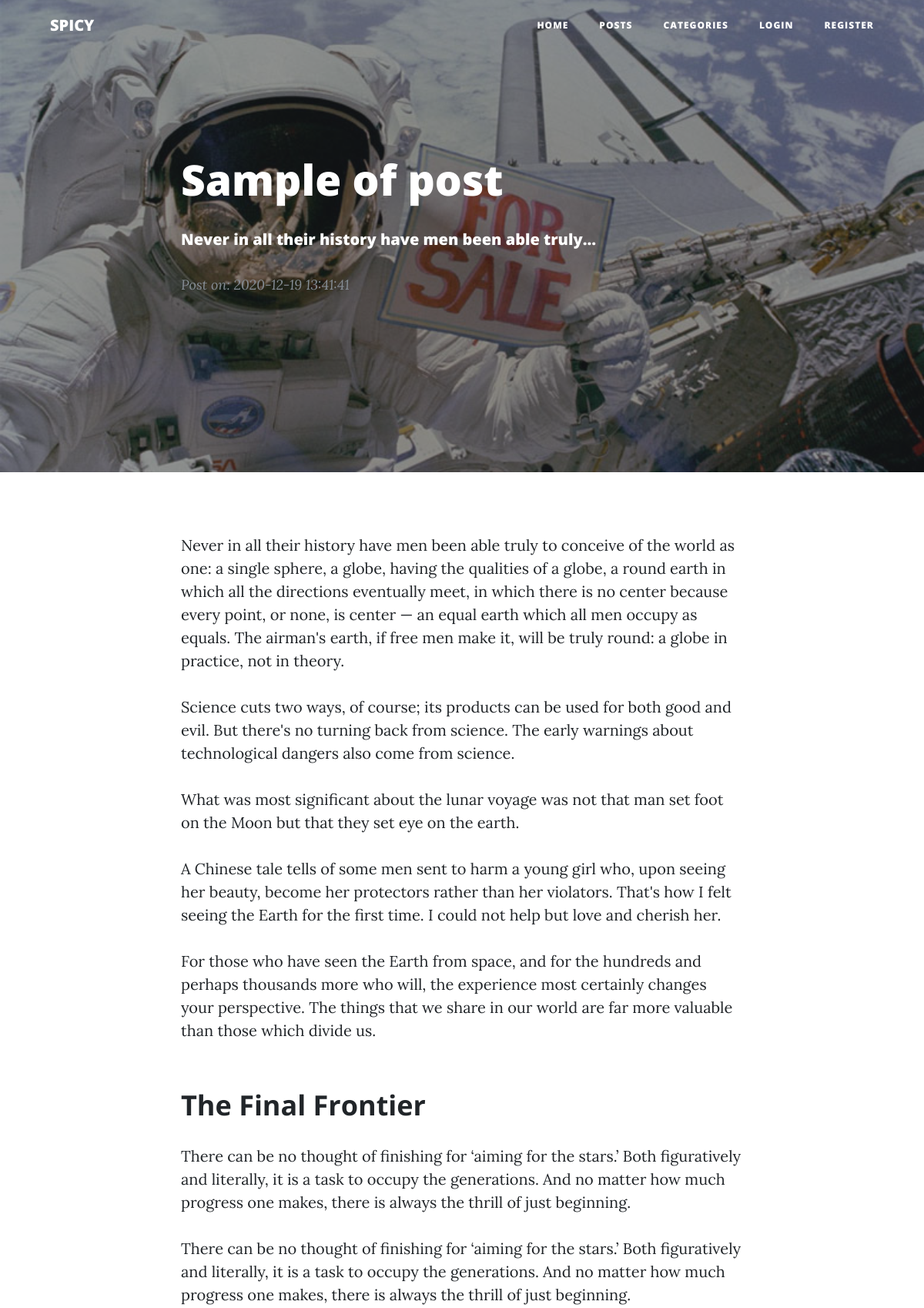
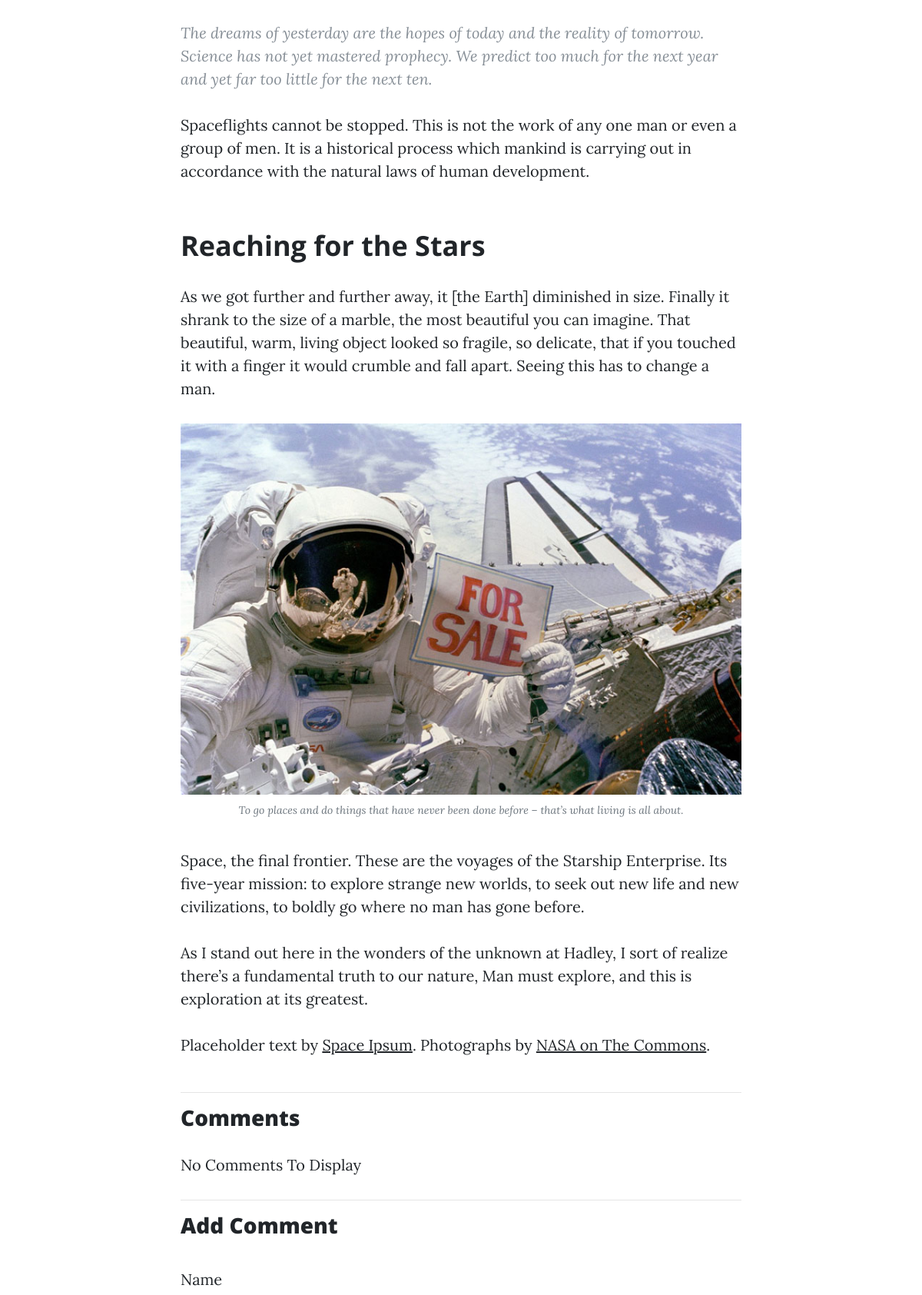
/home/view/Sample-of-post (upper part), run on the app's committed database (2 pictures, top to bottom).
### tables this page shows
CREATE TABLE `posts` (
  `id` int(11) NOT NULL,
  `category_id` int(11) NOT NULL,
  `user_id` int(11) NOT NULL,
  `title` varchar(255) NOT NULL,
  `slug` varchar(255) NOT NULL,
  `body` text NOT NULL,
  `post_image` varchar(255) NOT NULL,
  `created_at` timestamp NOT NULL DEFAULT current_timestamp()
);

### application/controllers/Home.php (called while the page is built, shortened)
<?php
class Home extends CI_Controller
{
    public function __construct()
    {
        $this->load->helper(array('form', 'url'));
    }
    public function view($slug = NULL)
    {
        $data['post'] = $this->post_model->get_post($slug);
        $post_id = $data['post']['id'];
        $data['comments'] = $this->comment_model->get_comment($post_id);
        $data['title'] = $data['post']['title'];
        $this->load->view('view', $data);
    }
}

### index.php (called while the page is built, shortened)
<?php
require_once BASEPATH.'core/CodeIgniter.php';

### application/models/Post_model.php (called while the page is built, shortened)
<?php
class Post_model extends CI_Model
{
    public function get_post($slug = FALSE, $limit = FALSE, $offset = FALSE)
    {
        $query = $this->db->get_where('posts', array('slug' => $slug));
        return $query->row_array();
    }
}

### application/views/includes/headerpost.php (the view, shortened to what this page needs)
<header class="masthead"
    style="background-image: url(<?php echo base_url(); ?>static/img/posts/<?php echo $post['post_image']; ?>);">
    <div class="overlay"></div>
    <div class="post-heading">
        <div class="container">
            <div class="row">
                <div class="col-lg-8 col-md-10 mx-auto">
                    <div class="post-preview">
                        <h1 class="post-title">
                            <?php echo $post['title']; ?>
                            <h5 class="post-subtitle">
                                <?php echo word_limiter($post['body'], 10); ?>
                            </h5>
                            <p class="post-meta">Post on: <?php echo $post['created_at']; ?></p>
                    </div>
                </div>
            </div>
        </div>
    </div>
</header>

### application/views/pages/viewcontent.php
<article>
  <div class="container">
    <div class="row">
      <div class="col-lg-8 col-md-10 mx-auto">
        <?php echo $post['body']; ?>
      </div>
    </div>
  </div>
</article>

### data on the page
posts: post_image (picture), title "Sample of post", body "Never in all their history have men been able truly…", created_at "2020-12-19 13:41:41", body "Never in all their history have men been able truly to conceive of the world as one: a single sphere, a globe, having the qualities of a globe, a round earth in which all the directions eventually meet, in which there is no center because every point, or none, is center — an equal earth which all men occupy as equals. The airman's earth, if free men make it, will be truly round: a globe in practice, not in theory. Science cuts two ways, of course; its products can be used for both good and evil. But there's no turning back from science. The early warnings about technological dangers also come from science. What was most significant about the lunar voyage was not that man set foot on the…", body (picture)

### other printed values
SITE_NAME "SPICY"
